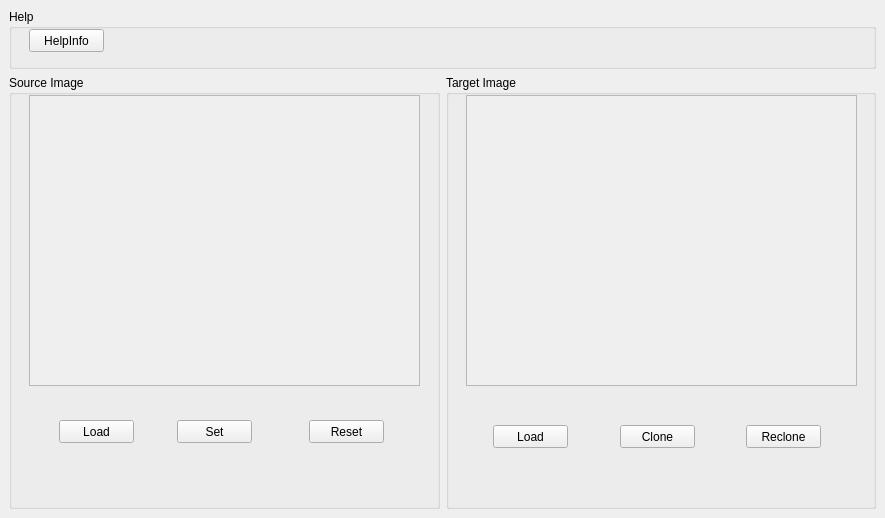
<?xml version="1.0" encoding="UTF-8"?>
<ui version="4.0">
 <class>MainWindow</class>
 <widget class="QMainWindow" name="MainWindow">
  <property name="geometry">
   <rect>
    <x>0</x>
    <y>0</y>
    <width>885</width>
    <height>518</height>
   </rect>
  </property>
  <property name="windowTitle">
   <string>MainWindow</string>
  </property>
  <widget class="QWidget" name="centralWidget">
   <widget class="QGroupBox" name="groupBox">
    <property name="geometry">
     <rect>
      <x>9</x>
      <y>75</y>
      <width>431</width>
      <height>434</height>
     </rect>
    </property>
    <property name="title">
     <string>Source Image</string>
    </property>
    <widget class="QPushButton" name="Set_btn">
     <property name="geometry">
      <rect>
       <x>168</x>
       <y>345</y>
       <width>75</width>
       <height>23</height>
      </rect>
     </property>
     <property name="maximumSize">
      <size>
       <width>75</width>
       <height>23</height>
      </size>
     </property>
     <property name="text">
      <string>Set</string>
     </property>
    </widget>
    <widget class="QPushButton" name="Load_source_btn">
     <property name="geometry">
      <rect>
       <x>50</x>
       <y>345</y>
       <width>75</width>
       <height>23</height>
      </rect>
     </property>
     <property name="maximumSize">
      <size>
       <width>75</width>
       <height>23</height>
      </size>
     </property>
     <property name="text">
      <string>Load</string>
     </property>
    </widget>
    <widget class="QPushButton" name="Reset_btn">
     <property name="geometry">
      <rect>
       <x>300</x>
       <y>345</y>
       <width>75</width>
       <height>23</height>
      </rect>
     </property>
     <property name="maximumSize">
      <size>
       <width>75</width>
       <height>23</height>
      </size>
     </property>
     <property name="text">
      <string>Reset</string>
     </property>
    </widget>
    <widget class="QScrollArea" name="scrollArea">
     <property name="geometry">
      <rect>
       <x>20</x>
       <y>20</y>
       <width>391</width>
       <height>291</height>
      </rect>
     </property>
     <property name="widgetResizable">
      <bool>true</bool>
     </property>
     <widget class="QWidget" name="scrollAreaWidgetContents">
      <property name="geometry">
       <rect>
        <x>0</x>
        <y>0</y>
        <width>389</width>
        <height>289</height>
       </rect>
      </property>
     </widget>
    </widget>
   </widget>
   <widget class="QGroupBox" name="groupBox_2">
    <property name="geometry">
     <rect>
      <x>446</x>
      <y>75</y>
      <width>430</width>
      <height>434</height>
     </rect>
    </property>
    <property name="title">
     <string>Target Image</string>
    </property>
    <widget class="QPushButton" name="Clone_btn">
     <property name="geometry">
      <rect>
       <x>174</x>
       <y>350</y>
       <width>75</width>
       <height>23</height>
      </rect>
     </property>
     <property name="text">
      <string>Clone</string>
     </property>
    </widget>
    <widget class="QPushButton" name="Reclone_btn">
     <property name="geometry">
      <rect>
       <x>300</x>
       <y>350</y>
       <width>75</width>
       <height>23</height>
      </rect>
     </property>
     <property name="text">
      <string>Reclone</string>
     </property>
    </widget>
    <widget class="QPushButton" name="Load_target_btn">
     <property name="geometry">
      <rect>
       <x>47</x>
       <y>350</y>
       <width>75</width>
       <height>23</height>
      </rect>
     </property>
     <property name="text">
      <string>Load</string>
     </property>
    </widget>
    <widget class="QScrollArea" name="scrollArea_2">
     <property name="geometry">
      <rect>
       <x>20</x>
       <y>20</y>
       <width>391</width>
       <height>291</height>
      </rect>
     </property>
     <property name="widgetResizable">
      <bool>true</bool>
     </property>
     <widget class="QWidget" name="scrollAreaWidgetContents_2">
      <property name="geometry">
       <rect>
        <x>0</x>
        <y>0</y>
        <width>389</width>
        <height>289</height>
       </rect>
      </property>
     </widget>
    </widget>
    <widget class="QLabel" name="area_label">
     <property name="geometry">
      <rect>
       <x>130</x>
       <y>-60</y>
       <width>131</width>
       <height>161</height>
      </rect>
     </property>
     <property name="text">
      <string/>
     </property>
    </widget>
   </widget>
   <widget class="QGroupBox" name="groupBox_3">
    <property name="geometry">
     <rect>
      <x>9</x>
      <y>9</y>
      <width>867</width>
      <height>60</height>
     </rect>
    </property>
    <property name="minimumSize">
     <size>
      <width>0</width>
      <height>60</height>
     </size>
    </property>
    <property name="maximumSize">
     <size>
      <width>16777215</width>
      <height>60</height>
     </size>
    </property>
    <property name="title">
     <string>Help</string>
    </property>
    <widget class="QPushButton" name="Info_btn">
     <property name="geometry">
      <rect>
       <x>20</x>
       <y>20</y>
       <width>75</width>
       <height>23</height>
      </rect>
     </property>
     <property name="text">
      <string>HelpInfo</string>
     </property>
    </widget>
   </widget>
   <zorder>groupBox_2</zorder>
   <zorder>groupBox</zorder>
   <zorder>groupBox_3</zorder>
  </widget>
 </widget>
 <layoutdefault spacing="6" margin="11"/>
 <resources/>
 <connections/>
</ui>
